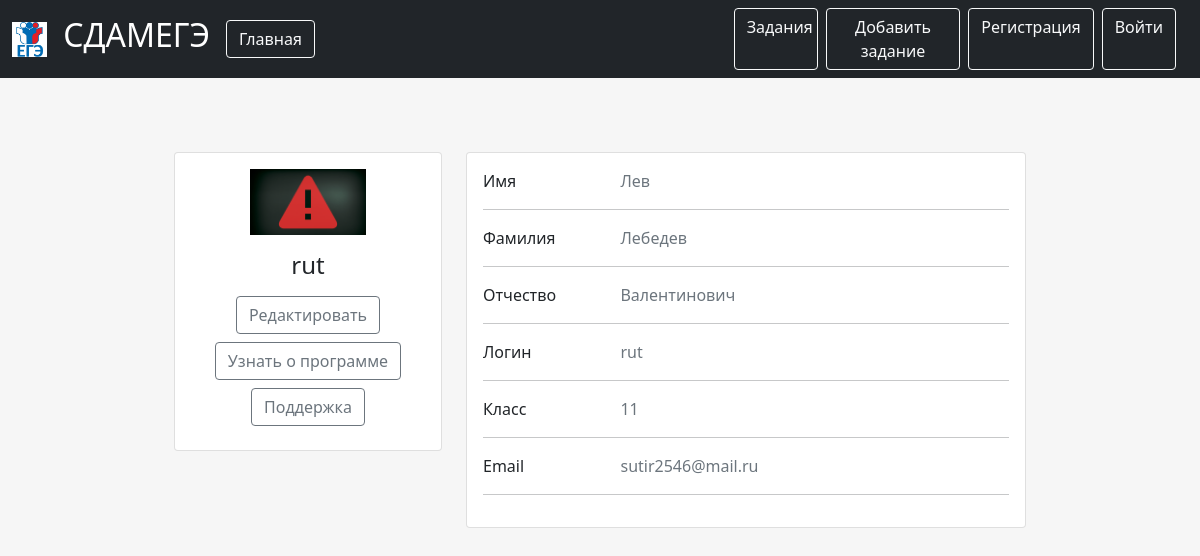
The page /profile/2 on the database its author committed.
### models.py (models this page shows)
class Student(Base):
    __tablename__ = 'Student'
    id = Column(Integer, primary_key=True, autoincrement=True)
    name = Column(Text, nullable=False)
    surname = Column(Text, nullable=False)
    patronymic = Column(Text, nullable=False)
    login = Column(String, nullable=False)
    password = Column(String, nullable=False)
    email = Column(String, nullable=False)
    class_number = Column(Integer, nullable=False)
    avatar = Column(String, nullable=False)

### app.py (the view)
@app.route("/profile/<id>", methods=['GET', 'POST'])
def profile(id):
    user = get_student_by_id(id)
    return render_template("profile.html", user=user)

### app.py (called while the page is built)
def get_student_by_id(id):
    db = SessionLocal()
    q = db.query(Student).get(id)
    return q

### templates/profile.html (shortened to what this page needs)
{% extends "base.html" %}
{% block body %}
<div class="container pt-4 w-75">
    <section>
        <div class="container py-5">
          <div class="row">
            <div class="col-lg-4">
              <div class="card mb-3">
                <div class="card-body text-center">
                  <img src="/static/img/avatars/{{user.avatar}}" alt="avatar" style="width: 50%;">
                  <h4 class="my-3">{{user.login}}</h4>
                  <div class="d-flex justify-content-center mb-2">
                    <a type="button" data-mdb-button-init data-mdb-ripple-init class="btn btn-outline-secondary">Редактировать</a>
                  </div>
                  <div class="d-flex justify-content-center mb-2">
                    <a type="button" data-mdb-button-init data-mdb-ripple-init class="btn btn-outline-secondary">Узнать о программе</a>
                  </div>
                  <div class="d-flex justify-content-center mb-2">
                    <a type="button" data-mdb-button-init data-mdb-ripple-init class="btn btn-outline-secondary">Поддержка</a>
                  </div>
                </div>
              </div>
            </div>
            <div class="col-lg-8">
              <div class="card">
                <div class="card-body">
                    <div class="row">
                        <div class="col-sm-3">
                            <p class="mb-0">Имя</p>
                        </div>
                        <div class="col-sm-9">
                            <p class="text-muted mb-0">{{user.name}}</p>
                        </div>
                    </div>
                    <hr>
                    <div class="row">
                        <div class="col-sm-3">
                            <p class="mb-0">Фамилия</p>
                        </div>
                        <div class="col-sm-9">
                            <p class="text-muted mb-0">{{user.surname}}</p>
                        </div>
                    </div>
                    <hr>
                    <div class="row">
                        <div class="col-sm-3">
                            <p class="mb-0">Отчество</p>
                        </div>
                        <div class="col-sm-9">
                            <p class="text-muted mb-0">{{user.patronymic}}</p>
                        </div>
                    </div>
                    <hr>
                    <div class="row">
                        <div class="col-sm-3">
                            <p class="mb-0">Логин</p>
                        </div>
                        <div class="col-sm-9">
                            <p class="text-muted mb-0">{{user.login}}</p>
                        </div>
                    </div>
                    <hr>
                    <div class="row">
                        <div class="col-sm-3">
                            <p class="mb-0">Класс</p>
                        </div>
                        <div class="col-sm-9">
                            <p class="text-muted mb-0">{{user.class_number}}</p>
                        </div>
                    </div>
                    <hr>
                    <div class="row">
                        <div class="col-sm-3">
                            <p class="mb-0">Email</p>
                        </div>
                        <div class="col-sm-9">
                            <p class="text-muted mb-0">{{user.email}}</p>
                        </div>
                    </div>
                    <hr>
                </div>
            </div>
          </div>
        </div>
        </div>
      </section>
</div>
{% endblock %}

### rows shown on the page
Student: avatar (picture), login "rut", name "Лев", surname "Лебедев", patronymic "Валентинович", class_number "11", email "sutir2546@mail.ru"
